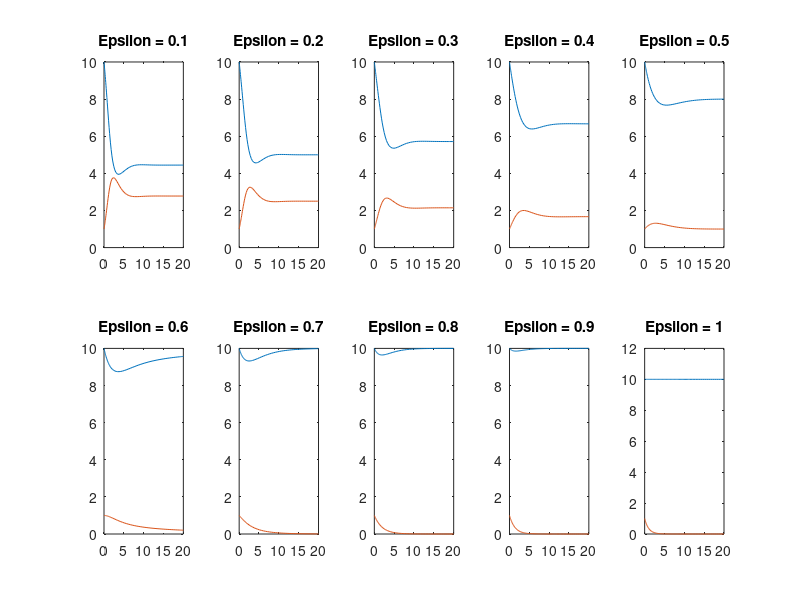

The MATLAB script that drew this image:
lambda = 5;
delta = 0.5;
b = 0.25;
a = 1;


% x(1) = target cells (T)
% x(2) = infected cells (I)

% format longG

for i = 1:10

    epsilon = 0.1*i;
    
    g = @(t,x) [lambda - delta*x(1) - (1-epsilon)*b*x(2)*x(1); (1-epsilon)*b*x(2)*x(1) - a*x(2) ];
    [t,xa] = ode45(g,[0 20],[lambda/delta 1]);
    
    subplot(2, 5, i)
    caption = sprintf('Epsilon = %d', epsilon); % PROBLEM !!!
    % caption = sprintf('Epsilon = %d', num2str(epsilon)); % PROBLEM !!!
    plot(t,xa(:,1), t, xa(:,2))
    title(caption)
    % hold on
    
    
end